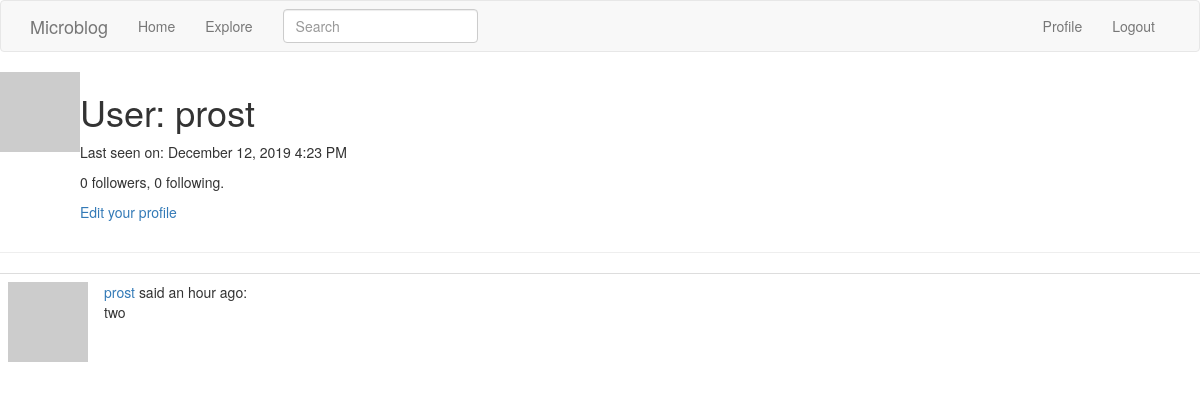
Page /user/prost (signed in) on the committed database.
### app/models.py (models this page shows, shortened)
class User(UserMixin, db.Model):
    id = db.Column(db.Integer, primary_key=True)
    username = db.Column(db.String(64), index=True, unique=True)
    email = db.Column(db.String(120), index=True, unique=True)
    password_hash = db.Column(db.String(128))
    posts = db.relationship('Post', backref='author', lazy='dynamic')
    about_me = db.Column(db.String(140))
    last_seen = db.Column(db.DateTime, default=datetime.utcnow)
    followed = db.relationship(
        'User', secondary=followers,
        primaryjoin=(followers.c.follower_id == id),
        secondaryjoin=(followers.c.followed_id == id),
        backref=db.backref('followers', lazy='dynamic'), lazy='dynamic')
    def avatar(self, size):
        digest = md5(self.email.lower().encode('utf-8')).hexdigest()
        return 'https://www.gravatar.com/avatar/{}?d=identicon&s={}'.format(
            digest, size)

class SearchableMixin(object):
    @classmethod
    def before_commit(cls, session):
        session._changes = {
            'add': list(session.new),
            'update': list(session.dirty),
            'delete': list(session.deleted)
        }
    @classmethod
    def after_commit(cls, session):
        for obj in session._changes['add']:
            if isinstance(obj, SearchableMixin):
                add_to_index(obj.__tablename__, obj)
        for obj in session._changes['update']:
            if isinstance(obj, SearchableMixin):
                add_to_index(obj.__tablename__, obj)
        for obj in session._changes['delete']:
            if isinstance(obj, SearchableMixin):
                remove_from_index(obj.__tablename__, obj)
        session._changes = None

class Post(SearchableMixin, db.Model):
    __searchable__ = ['body']
    id = db.Column(db.Integer, primary_key=True)
    body = db.Column(db.String(140))
    timestamp = db.Column(db.DateTime, index=True, default=datetime.utcnow)
    user_id = db.Column(db.Integer, db.ForeignKey('user.id'))

### app/routes.py (the view)
@app.route('/user/<username>')
@login_required
def user(username):
    user = User.query.filter_by(username=username).first_or_404()
    page = request.args.get('page', 1, type=int)
    posts = user.posts.order_by(Post.timestamp.desc()).paginate(
        page, app.config['POSTS_PER_PAGE'], False)
    next_url = url_for('user', username=user.username, page=posts.next_num) \
        if posts.has_next else None
    prev_url = url_for('user', username=user.username, page=posts.prev_num) \
        if posts.has_prev else None
    return render_template('user.html', user=user, posts=posts.items,
                           next_url=next_url, prev_url=prev_url)

### app/forms.py
class SearchForm(FlaskForm):
    q = StringField(_l('Search'), validators=[DataRequired()])
    def __init__(self, *args, **kwargs):
        if 'formdata' not in kwargs:
            kwargs['formdata'] = request.args
        if 'csrf_enabled' not in kwargs:
            kwargs['csrf_enabled'] = False
        super(SearchForm, self).__init__(*args, **kwargs)

### app/models.py (called while the page is built)
@login.user_loader
def load_user(id):
    return User.query.get(int(id))

### app/routes.py (called while the page is built)
@app.before_request
def before_request():
    if current_user.is_authenticated:
        current_user.last_seen = datetime.utcnow()
        db.session.commit()
        g.search_form = SearchForm()
    g.locale = str(get_locale())

### app/templates/user.html (shortened to what this page needs)
{% extends "base.html" %}
{% block content %}
    <table>
        <tr valign="top">
            <td><img src="{{ user.avatar(128) }}"></td>
            <td>
                <h1>User: {{ user.username }}</h1>
                {% if user.last_seen %}
                <p>Last seen on: {{ moment(user.last_seen).format('LLL') }}</p>
                {% endif %}                <p>{{ user.followers.count() }} followers, {{ user.followed.count() }} following.</p>
                {% if user == current_user %}
                <p><a href="{{ url_for('edit_profile') }}">Edit your profile</a></p>
                {% elif not current_user.is_following(user) %}
                <p><a href="{{ url_for('follow', username=user.username) }}">Follow</a></p>
                {% else %}
                <p><a href="{{ url_for('unfollow', username=user.username) }}">Unfollow</a></p>
                {% endif %}
            </td>
        </tr>
    </table>
    <hr>
    {% for post in posts %}
        {% include '_post.html' %}
    {% endfor %}
{% endblock %}

### app/templates/_post.html
<table class="table table-hover">
    <tr>
        <td width="70px">
            <a href="{{ url_for('user', username=post.author.username) }}">
                <img src="{{ post.author.avatar(70) }}" />
            </a>
        </td>
        <td>
            <a href="{{ url_for('user', username=post.author.username) }}">
                {{ post.author.username }}
            </a>
            said {{ moment(post.timestamp).fromNow() }}:
            <br>
            {{ post.body }}
        </td>
    </tr>
</table>

### rows in the picture
User: username "prost", last_seen "December 12, 2019 4:23 PM"
Post: author.username "prost", timestamp "an hour ago", body "two"

### other values in the picture
{{ user.followers.count() }} "0"
{{ user.followed.count() }} "0"
